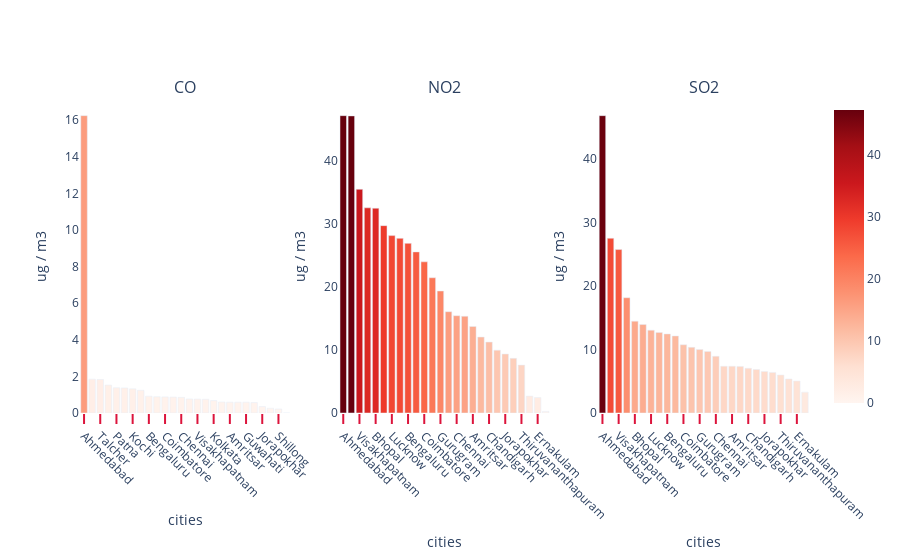

Notebook code cell kept with this figure:
### Code cell
x4= city_day[['CO','City']].groupby(["City"]).median().sort_values(by='CO',ascending=False).reset_index()
x5 = city_day[['NO2','City']].groupby(["City"]).median().sort_values(by='NO2',ascending=False).reset_index()
x6 = city_day[['SO2','City']].groupby(["City"]).median().sort_values(by='SO2',ascending=False).reset_index()


from plotly.subplots import make_subplots
fig = make_subplots(
    rows=1, cols=3,
    subplot_titles=("CO","NO2",'SO2'))

fig.add_trace(go.Bar( y=x4['CO'], x=x4["City"],  
                     marker=dict(color=x4['CO'], coloraxis="coloraxis")),
              1, 1)


fig.add_trace(go.Bar( y=x5['NO2'], x=x5["City"],  
                     marker=dict(color=x5['NO2'], coloraxis="coloraxis")),
              1, 2)

fig.add_trace(go.Bar( y=x6['SO2'], x=x5["City"],  
                     marker=dict(color=x6['SO2'], coloraxis="coloraxis")),
              1, 3)
fig.update_layout(coloraxis=dict(colorscale='reds'), showlegend=False,plot_bgcolor='white')
fig.update_xaxes(ticks="outside", tickwidth=2,tickangle=45, tickcolor='crimson', ticklen=10,title_text="cities")
fig.update_yaxes(title_text="ug / m3", row=1, col=1)
fig.update_yaxes(title_text="ug / m3", row=1, col=2)
fig.update_yaxes(title_text="ug / m3", row=1, col=3)
fig.show()

### Figure 1 — Plotly figure (JSON) as saved in the notebook; plotly's stock layout.template omitted (floating-point values rounded to 4 significant figures)
{"data": [{"marker": {"color": [16.24, 1.85, 1.83, 1.525, 1.38, 1.37, 1.32, 1.24, 0.92, 0.89, 0.88, 0.87, 0.855, 0.77, 0.76, 0.75, 0.68, 0.6, 0.59, 0.59, 0.59, 0.57, 0.35, 0.26, 0.22, 0], "coloraxis": "coloraxis"}, "type": "bar", "x": ["Ahmedabad", "Brajrajnagar", "Talcher", "Ernakulam", "Patna", "Lucknow", "Kochi", "Delhi", "Bengaluru", "Thiruvananthapuram", "Coimbatore", "Bhopal", "Chennai", "Jaipur", "Visakhapatnam", "Gurugram", "Kolkata", "Chandigarh", "Amritsar", "Amaravati", "Guwahati", "Hyderabad", "Jorapokhar", "Aizawl", "Shillong", "Mumbai"], "xaxis": "x", "y": [16.24, 1.85, 1.83, 1.525, 1.38, 1.37, 1.32, 1.24, 0.92, 0.89, 0.88, 0.87, 0.855, 0.77, 0.76, 0.75, 0.68, 0.6, 0.59, 0.59, 0.59, 0.57, 0.35, 0.26, 0.22, 0], "yaxis": "y"}, {"marker": {"color": [47.19, 47.15, 35.5, 32.56, 32.5, 29.73, 28.15, 27.71, 26.92, 25.57, 23.99, 21.46, 19.36, 16.07, 15.44, 15.35, 13.73, 12.05, 11.25, 9.975, 9.36, 8.67, 7.6, 2.68, 2.47, 0.26], "coloraxis": "coloraxis"}, "type": "bar", "x": ["Ahmedabad", "Delhi", "Visakhapatnam", "Kolkata", "Bhopal", "Jaipur", "Lucknow", "Patna", "Bengaluru", "Hyderabad", "Coimbatore", "Mumbai", "Gurugram", "Brajrajnagar", "Chennai", "Amaravati", "Amritsar", "Guwahati", "Chandigarh", "Kochi", "Jorapokhar", "Talcher", "Thiruvananthapuram", "Shillong", "Ernakulam", "Aizawl"], "xaxis": "x2", "y": [47.19, 47.15, 35.5, 32.56, 32.5, 29.73, 28.15, 27.71, 26.92, 25.57, 23.99, 21.46, 19.36, 16.07, 15.44, 15.35, 13.73, 12.05, 11.25, 9.975, 9.36, 8.67, 7.6, 2.68, 2.47, 0.26], "yaxis": "y2"}, {"marker": {"color": [46.78, 27.49, 25.71, 18.13, 14.45, 13.92, 13.03, 12.67, 12.44, 12.12, 10.73, 10.33, 9.985, 9.67, 8.92, 7.36, 7.36, 7.33, 7.03, 6.84, 6.54, 6.39, 5.975, 5.35, 5.03, 3.28], "coloraxis": "coloraxis"}, "type": "bar", "x": ["Ahmedabad", "Delhi", "Visakhapatnam", "Kolkata", "Bhopal", "Jaipur", "Lucknow", "Patna", "Bengaluru", "Hyderabad", "Coimbatore", "Mumbai", "Gurugram", "Brajrajnagar", "Chennai", "Amaravati", "Amritsar", "Guwahati", "Chandigarh", "Kochi", "Jorapokhar", "Talcher", "Thiruvananthapuram", "Shillong", "Ernakulam", "Aizawl"], "xaxis": "x3", "y": [46.78, 27.49, 25.71, 18.13, 14.45, 13.92, 13.03, 12.67, 12.44, 12.12, 10.73, 10.33, 9.985, 9.67, 8.92, 7.36, 7.36, 7.33, 7.03, 6.84, 6.54, 6.39, 5.975, 5.35, 5.03, 3.28], "yaxis": "y3"}], "layout": {"annotations": [{"font": {"size": 16}, "showarrow": false, "text": "CO", "x": 0.1444, "xanchor": "center", "xref": "paper", "y": 1, "yanchor": "bottom", "yref": "paper"}, {"font": {"size": 16}, "showarrow": false, "text": "NO2", "x": 0.5, "xanchor": "center", "xref": "paper", "y": 1, "yanchor": "bottom", "yref": "paper"}, {"font": {"size": 16}, "showarrow": false, "text": "SO2", "x": 0.8556, "xanchor": "center", "xref": "paper", "y": 1, "yanchor": "bottom", "yref": "paper"}], "coloraxis": {"colorscale": [[0, "rgb(255,245,240)"], [0.125, "rgb(254,224,210)"], [0.25, "rgb(252,187,161)"], [0.375, "rgb(252,146,114)"], [0.5, "rgb(251,106,74)"], [0.625, "rgb(239,59,44)"], [0.75, "rgb(203,24,29)"], [0.875, "rgb(165,15,21)"], [1, "rgb(103,0,13)"]]}, "plot_bgcolor": "white", "showlegend": false, "xaxis": {"anchor": "y", "domain": [0, 0.2889], "tickangle": 45, "tickcolor": "crimson", "ticklen": 10, "ticks": "outside", "tickwidth": 2, "title": {"text": "cities"}}, "xaxis2": {"anchor": "y2", "domain": [0.3556, 0.6444], "tickangle": 45, "tickcolor": "crimson", "ticklen": 10, "ticks": "outside", "tickwidth": 2, "title": {"text": "cities"}}, "xaxis3": {"anchor": "y3", "domain": [0.7111, 1], "tickangle": 45, "tickcolor": "crimson", "ticklen": 10, "ticks": "outside", "tickwidth": 2, "title": {"text": "cities"}}, "yaxis": {"anchor": "x", "domain": [0, 1], "title": {"text": "ug / m3"}}, "yaxis2": {"anchor": "x2", "domain": [0, 1], "title": {"text": "ug / m3"}}, "yaxis3": {"anchor": "x3", "domain": [0, 1], "title": {"text": "ug / m3"}}}}
